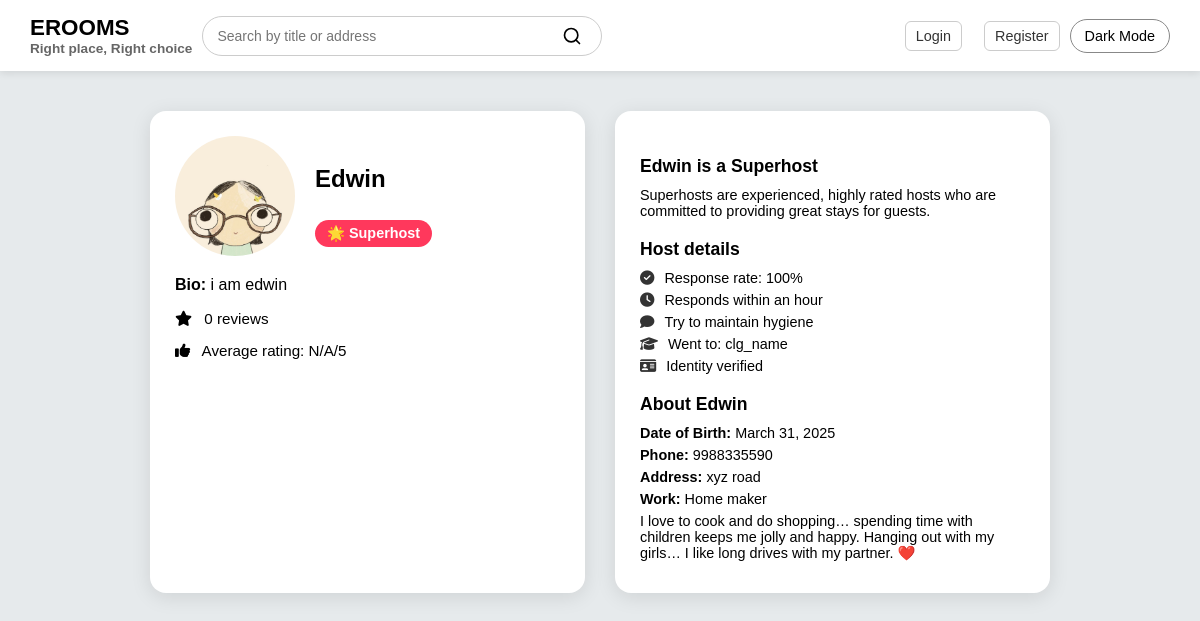
The page /profiles/1 on the database its author committed.
### authy/models.py (models this page shows, shortened)
class Profile(models.Model):
    class TypeChoices(models.TextChoices):
        MALE = 'male' , 'Male'
        FEMALE = 'female' , 'Female'
        OTHERS = 'others' , 'Others'
    user = models.OneToOneField(User, on_delete=models.CASCADE ,unique = True, related_name = 'profile')
    listing = models.ForeignKey(Listing, on_delete=models.CASCADE, default=None ,related_name = 'profiles')
    bio = models.TextField(blank = True , null= True)
    date_of_birth = models.DateField(blank = True , null= True )
    profile_image = models.ImageField(upload_to = profile_directory_path , blank = True , null= True)
    phone_no = models.CharField(max_length= 10,blank = True)
    address = models.CharField(max_length= 256 ,blank = True)
    email_field = models.EmailField(max_length=50 ,blank = True)
    gender = models.CharField(max_length = 10 , choices = TypeChoices.choices)
    co_hosts = models.ForeignKey('self', blank=True, null= True, on_delete=models.CASCADE, related_name='co_hosted_by')
    class Meta:
        constraints = [
            models.CheckConstraint(
                name = 'email_field_validation',
                check = Q(email_field__endswith = '@gmail.com'),
                violation_error_message = 'enter valid email id !',
            )
        ]

### authy/views.py (the view)
# urls.py: path('profiles/<int:id>', views.profiles, name='profiles'),
def profiles(request, id):
    profile = get_object_or_404(Profile , id = id)
    authenticated = False
    if profile.user.id == request.user.id:
        authenticated = True
    context = {
        'profile' : profile,
        'authenticated':authenticated,
    }
    return render(request, 'authy/profile.html', context)

### templates/authy/profile.html (shortened to what this page needs)
{% extends "authy/base.html" %}
{% block content %}
<div class="profile-wrapper">
    <div class="left-card">
        <div class="profile-header">
            <img src="{{ profile.profile_image.url }}" alt="Profile Image">
            <div>
                <h2>{{ profile.user.username }}</h2>
                <div class="superhost-tag">🌟 Superhost</div>
            </div>
        </div>
        <p><strong>Bio:</strong> {{ profile.bio|default:"No bio provided." }}</p>
        <div class="stats">
            <p><i class="fa fa-star"></i> {{ profile.review_count|default:0 }} reviews</p>
            <p><i class="fa fa-thumbs-up"></i> Average rating: {{ profile.average_rating|default:"N/A" }}/5</p>
        </div>
    </div>
    <div class="right-card">
        <div class="host-info-section">
            <h3>{{ profile.user.username }} is a Superhost</h3>
            <p>Superhosts are experienced, highly rated hosts who are committed to providing great stays for guests.</p>
        </div>
        <div class="host-info-section">
            <h3>Host details</h3>
            <p class="icon-line"><i class="fa fa-check-circle"></i> Response rate: 100%</p>
            <p class="icon-line"><i class="fa fa-clock"></i> Responds within an hour</p>
            <p class="icon-line"><i class="fa fa-comment"></i> Try to maintain hygiene</p>
            <p class="icon-line"><i class="fa fa-graduation-cap"></i> Went to: clg_name</p>
            <p class="icon-line"><i class="fa fa-id-card"></i> Identity verified</p>
        </div>
        <div class="host-info-section">
            <h3>About {{ profile.user.username }}</h3>
            <p><strong>Date of Birth:</strong> {{ profile.date_of_birth }}</p>
            <p><strong>Phone:</strong> {{ profile.phone_no }}</p>
            <p><strong>Address:</strong> {{ profile.address }}</p>
            <p><strong>Work:</strong> Home maker</p>
            <p>I love to cook and do shopping… spending time with children keeps me jolly and happy. Hanging out with my girls… I like long drives with my partner. ❤️</p>
        </div>
    </div>
</div>
<link rel="stylesheet" href="https://cdnjs.cloudflare.com/ajax/libs/font-awesome/6.4.0/css/all.min.css">
{% endblock %}

### templates/authy/base.html (style rules this page uses)
body { font-family: Arial, sans-serif; margin: 0; padding: 0; background-color: #e6eaec; color: black; }

### templates/authy/profile.html (style rules this page uses)
.profile-wrapper { max-width: 900px; margin: 40px auto; display: flex; flex-direction: row; gap: 30px; font-family: Arial, sans-serif; }
.left-card, .right-card { flex: 1; border-radius: 16px; background: #fff; box-shadow: 0 4px 20px rgba(0, 0, 0, 0.1); padding: 25px; transition: background-color 0.3s ease, color 0.3s ease; }
.profile-header { display: flex; gap: 20px; align-items: center; margin-bottom: 20px; }
.profile-header img { width: 120px; height: 120px; object-fit: cover; border-radius: 50%; }
.superhost-tag { background: #ff385c; color: white; display: inline-block; padding: 5px 12px; font-size: 0.9rem; border-radius: 20px; font-weight: bold; margin-top: 8px; }
.stats { margin-top: 15px; font-size: 0.95rem; }
.stats i { margin-right: 8px; }
.host-info-section { margin-top: 20px; }
.host-info-section h3 { margin-bottom: 10px; font-size: 1.1rem; }
.host-info-section p { font-size: 0.9rem; margin: 6px 0; }
.icon-line { display: flex; align-items: center; gap: 10px; }
.icon-line i { color: #333; }

### rows shown on the page
Profile: profile_image (picture), user.username "Edwin", bio "i am edwin", date_of_birth "March 31, 2025", phone_no "9988335590", address "xyz road"

### other values the page prints
{{ profile.review_count|default:0 }} "0"
{{ profile.average_rating|default:"N/A" }} "N/A"
